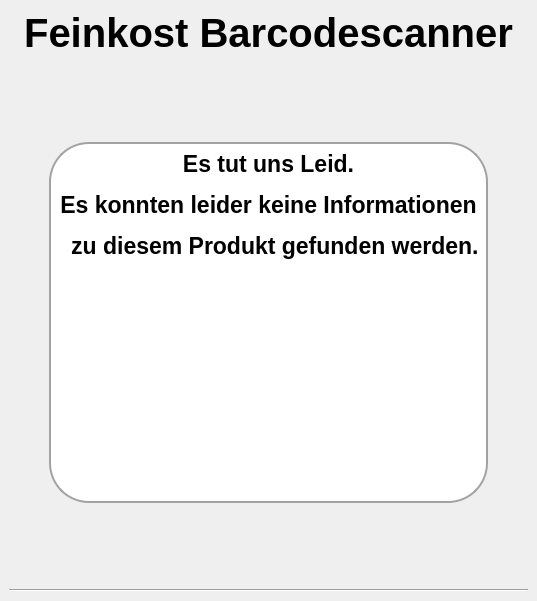
     <widget class="QWidget" name="page_3">
      <property name="font">
       <font>
        <pointsize>30</pointsize>
       </font>
      </property>
      <property name="layoutDirection">
       <enum>Qt::LeftToRight</enum>
      </property>
      <layout class="QVBoxLayout" name="verticalLayout_2">
       <property name="leftMargin">
        <number>9</number>
       </property>
       <property name="topMargin">
        <number>9</number>
       </property>
       <property name="rightMargin">
        <number>9</number>
       </property>
       <property name="bottomMargin">
        <number>9</number>
       </property>
       <item>
        <spacer name="verticalSpacer_33">
         <property name="orientation">
          <enum>Qt::Vertical</enum>
         </property>
         <property name="sizeType">
          <enum>QSizePolicy::Fixed</enum>
         </property>
         <property name="sizeHint" stdset="0">
          <size>
           <width>20</width>
           <height>1</height>
          </size>
         </property>
        </spacer>
       </item>
       <item>
        <widget class="QLabel" name="label_10">
         <property name="font">
          <font>
           <pointsize>30</pointsize>
           <bold>true</bold>
          </font>
         </property>
         <property name="styleSheet">
          <string notr="true"/>
         </property>
         <property name="text">
          <string>Feinkost Barcodescanner</string>
         </property>
         <property name="alignment">
          <set>Qt::AlignCenter</set>
         </property>
        </widget>
       </item>
       <item>
        <spacer name="verticalSpacer_3">
         <property name="orientation">
          <enum>Qt::Vertical</enum>
         </property>
         <property name="sizeType">
          <enum>QSizePolicy::Expanding</enum>
         </property>
         <property name="sizeHint" stdset="0">
          <size>
           <width>20</width>
           <height>80</height>
          </size>
         </property>
        </spacer>
       </item>
       <item>
        <layout class="QHBoxLayout" name="horizontalLayout">
         <item>
          <spacer name="horizontalSpacer_2">
           <property name="orientation">
            <enum>Qt::Horizontal</enum>
           </property>
           <property name="sizeHint" stdset="0">
            <size>
             <width>40</width>
             <height>20</height>
            </size>
           </property>
          </spacer>
         </item>
         <item>
          <widget class="QWidget" name="widget_10" native="true">
           <property name="font">
            <font>
             <pointsize>7</pointsize>
            </font>
           </property>
           <property name="styleSheet">
            <string notr="true">QWidget#widget_10 {background-color: rgb(255, 255, 255);
border: 2px solid rgb(162, 162, 162);
border-radius: 40px;
margin: 0px}</string>
           </property>
           <layout class="QVBoxLayout" name="verticalLayout_15">
            <property name="spacing">
             <number>15</number>
            </property>
            <item>
             <widget class="QLabel" name="label_7">
              <property name="font">
               <font>
                <pointsize>17</pointsize>
                <bold>true</bold>
               </font>
              </property>
              <property name="styleSheet">
               <string notr="true">;
color: rgb(0, 0, 0);</string>
              </property>
              <property name="text">
               <string>Es tut uns Leid.</string>
              </property>
              <property name="alignment">
               <set>Qt::AlignCenter</set>
              </property>
             </widget>
            </item>
            <item>
             <widget class="QLabel" name="label_8">
              <property name="font">
               <font>
                <pointsize>17</pointsize>
                <bold>true</bold>
               </font>
              </property>
              <property name="layoutDirection">
               <enum>Qt::LeftToRight</enum>
              </property>
              <property name="styleSheet">
               <string notr="true">;
color: rgb(0, 0, 0);</string>
              </property>
              <property name="text">
               <string>Es konnten leider keine Informationen</string>
              </property>
              <property name="alignment">
               <set>Qt::AlignCenter</set>
              </property>
             </widget>
            </item>
            <item>
             <widget class="QLabel" name="label_11">
              <property name="font">
               <font>
                <pointsize>17</pointsize>
                <bold>true</bold>
               </font>
              </property>
              <property name="styleSheet">
               <string notr="true">;
color: rgb(0, 0, 0);</string>
              </property>
              <property name="text">
               <string>  zu diesem Produkt gefunden werden.</string>
              </property>
              <property name="alignment">
               <set>Qt::AlignCenter</set>
              </property>
             </widget>
            </item>
            <item>
             <widget class="QLabel" name="frame">
              <property name="sizePolicy">
               <sizepolicy hsizetype="Expanding" vsizetype="Expanding">
                <horstretch>0</horstretch>
                <verstretch>0</verstretch>
               </sizepolicy>
              </property>
              <property name="minimumSize">
               <size>
                <width>0</width>
                <height>200</height>
               </size>
              </property>
              <property name="maximumSize">
               <size>
                <width>9999</width>
                <height>9999</height>
               </size>
              </property>
              <property name="text">
               <string/>
              </property>
              <property name="pixmap">
               <pixmap>../images/neuframe.png</pixmap>
              </property>
              <property name="scaledContents">
               <bool>false</bool>
              </property>
              <property name="alignment">
               <set>Qt::AlignCenter</set>
              </property>
             </widget>
            </item>
            <item>
             <spacer name="verticalSpacer_17">
              <property name="orientation">
               <enum>Qt::Vertical</enum>
              </property>
              <property name="sizeType">
               <enum>QSizePolicy::Fixed</enum>
              </property>
              <property name="sizeHint" stdset="0">
               <size>
                <width>20</width>
                <height>20</height>
               </size>
              </property>
             </spacer>
            </item>
           </layout>
          </widget>
         </item>
         <item>
          <spacer name="horizontalSpacer_3">
           <property name="orientation">
            <enum>Qt::Horizontal</enum>
           </property>
           <property name="sizeHint" stdset="0">
            <size>
             <width>40</width>
             <height>20</height>
            </size>
           </property>
          </spacer>
         </item>
        </layout>
       </item>
       <item>
        <spacer name="verticalSpacer_4">
         <property name="orientation">
          <enum>Qt::Vertical</enum>
         </property>
         <property name="sizeHint" stdset="0">
          <size>
           <width>20</width>
           <height>80</height>
          </size>
         </property>
        </spacer>
       </item>
       <item>
        <widget class="Line" name="line_3">
         <property name="orientation">
          <enum>Qt::Horizontal</enum>
         </property>
        </widget>
       </item>
      </layout>
     </widget>
